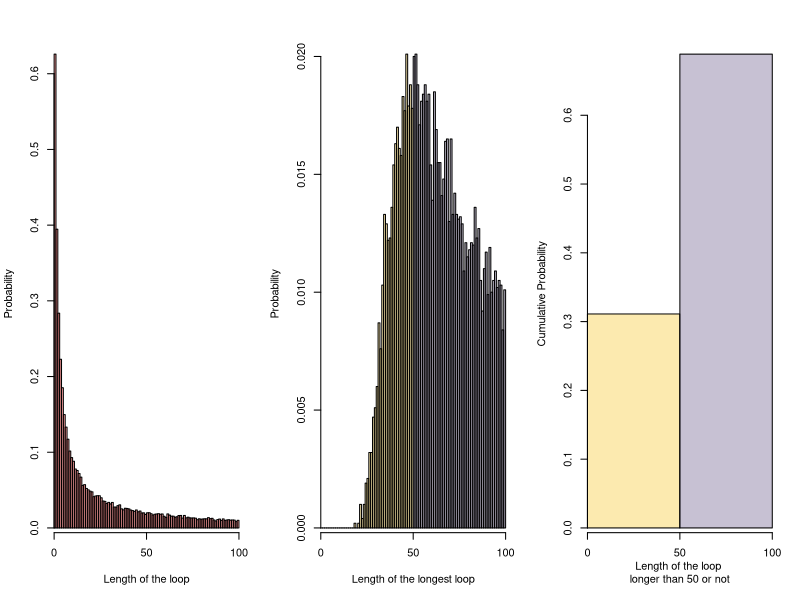

Reproduce this figure in R.
#XXXXXXXXXXXXXXXXXXXXXXXX proj2.r XXXXXXXXXXXXXXXXXXXXXXXXXXXXXXXXXXXXXXXXXXXX
# Group member
# Biwei Zhu, s2325784
# Guanhao Su, s2301705
# Shuying Liu, s2436365

#XXXXXXXXXXXXXXXXXXXXXXXXXXX Contribution XXXXXXXXXXXXXXXXXXXXXXXXXXXXXXXXXXXXXX

# Biwei Zhu completed the function Pone
# Guanhao Su completed the function Pall and the visualization
# Biwei Zhu and Guanhao Su completed together the example code to assess success probabilities under each strategy
# Shuying Liu completed the function dloop and the assessment of probability, and modified the whole code. 

#XXXXXXXXXXXXXXXXXXXXXXXXXXXX Simulation XXXXXXXXXXXXXXXXXXXXXXXXXXXXXXXXXXXXXXX


# This project aims to estimate the success probability of the prisoner problem by simulations
# under three strategies:

# 1. The prisoner first opens the box with their number on it, 
# reads the number in the box then opens the box with that number,
# repeat until finding their own number in the box or reach the maximum of n open boxes.


# 2. As strategy 1, but starting from a randomly selected box.

# 3. They open n boxes at random to look for their number.
# Note: The cards in 2n boxes are in random order.


sim <- function(n,k,strategy,nprisoner=1,nreps=10000){
  # sim estimates the probability of prisoner succeeding in finding his number in 2*n boxes
  # takes argument: n; k - the list of prisoners' numbers; strategy - 1,2,3;
  #                 nprisoner - number of prisoners; nreps - number of simulations
  # returns the estimate probability
  
  # the total numer of success in nreps simulations
  success <- 0
  
  # Run nreps simulations
  for (irep in 1:nreps) {
    cards <- sample(2*n)
    # Elements of flag is whether the prisoner succeeds: TRUE if succeeds.
    flag <- array(FALSE,nprisoner)
    
    # Check if each prisoner succeeds
    for (prisoner in 1:nprisoner) {
      if (strategy == 3) {
        open_boxes <- sample(2*n,n)
        check_cards <- cards[open_boxes]
        if (k[prisoner] %in% check_cards) flag[prisoner] <- TRUE
      }
      else {
        # Different initially selected box number for strategy 2 & 3
        if (strategy == 1) selected_box <- k[prisoner]
        else selected_box <- sample(2*n,size=1)
        
        for (box in 1:n){
          if (cards[selected_box] == k[prisoner]){
            flag[prisoner] <- TRUE
            break
          }
          selected_box <- cards[selected_box]
        }
      }
    }
    success <- success+all(flag)
  }
  success/nreps
}


Pone <- function(n,k,strategy,nreps=10000){
  # Pone estimates the probability of one prisoner succeeding in finding his number in 2*n boxes
  # Takes argument: n; k - the prisoner's number; strategy - 1,2,3;
  #                 nreps - number of simulations
  # Returns the estimate probability
  sim(n,k,strategy)
}

Pall <- function(n,strategy,nreps=10000){
  # Pone estimates the probability of all 2*n prisoners succeeding in finding their number in 2*n boxes
  # Takes argument: n; strategy - 1,2,3; nreps - number of simulations
  # Returns the estimate probability
  k <- 1:(2*n)
  sim(n,k,strategy,nprisoner=2*n)
}



# Estimate the individual success probability under n = 5 and n = 50
cat("Individual success probability under the three strategies when n = 5\n")
for (strategy in 1:3) cat(sprintf('strategy %d: %f\n',strategy,Pone(5,1,strategy,10000)))

cat("Individual success probability under the three strategies when n = 50\n")
for (strategy in 1:3) cat(sprintf('strategy %d: %f\n',strategy,Pone(50,1,strategy,10000)))

# Estimate the joint success probability under n = 5 and n = 50
cat("Joint success probability under the three strategies when n = 5\n")
for (strategy in 1:3) cat(sprintf('strategy %d: %f\n',strategy,Pall(5,strategy,10000)))

cat("Joint success probability under the three strategies when n = 50\n")
for (strategy in 1:3) cat(sprintf('strategy %d: %f\n',strategy,Pall(50,strategy,10000)))


#XXXXXXXXXXXXXXXXXXXXXXXXXXXX comments XXXXXXXXXXXXXXXXXXXXXXXXXXXXXXXXXXXXXXXX

# If we run enough simulations, we can estimate the probability by the relative frequency.
# The only difference between strategy 2 and strategy 1 is the initial choice of boxes,
# but strategy 2 (prob = 0.4) will have a lower probability of success for one prisoner than strategies 1 & 3 (prob = 0.5).
# The difference of success rate becomes greater as we run simulations on 2*n prisoners,
# strategy 1 still has a surprisingly stable success rate (Prob = 0.3),
# while the success rates of strategy 2 & 3 drop to 0.

# Speculation: Strategy 1 works surprisingly well because there is a decent chance that
# the length of a loop in a 2*n permutation is under n,
# thus if the prisoner first opens the box with his own number, then he is on the unique loop containing his number,
# so he is likely to find his number in the sequence of opening n boxes.
# Strategy 2 fails because he initially opens a random box, so loop wouldn't help.

#XXXXXXXXXXXXXXXXXXXXXXXXXXXXXXXXXXXXXXXXXXXXXXXXXXXXXXXXXXXXXXXXXXXXXXXXXXXXXX

dloop <- function(n,nreps=10000){
  # dloop estimates the probability of each loop length from 1 to 2*n ocurring in a random shuffle of 2*n cards
  # Take argument: n; nreps - number of simulations
  # Returns a matrix of diminsion (2,2*n), 
  #   the first row being the probability distribution of each loop length, 
  #   the second being the probability distribution of the longest loop.
  
  loops <- array(0,2*n)
  longest_loops <- array(0,2*n)
  
  # run nreps simulations
  for (irep in 1:nreps){
    # ramdom shuffle of cards
    shuffle <- sample(2*n)
    # elements of loop_check are whether each loop length ocurrs in shuffle: 1 if occurrs
    loop_check <- array(0,2*n)
    # elements of unchecked_list are whether indices of shuffle haven't been searched for loop: TRUE if not searched
    unchecked_list <- array(TRUE,2*n)
    
    # search all loops until all the elements in shuffle have been searched
    while (length(shuffle[unchecked_list])){
      # pick an unchecked element in shuffle to start
      start <- shuffle[unchecked_list][1]
      k <- start
      unchecked_list[k] <- FALSE
      loop_len <- 1
      # find the loop that begins with 'start'
      while (shuffle[k] != start){
        k <- shuffle[k]
        unchecked_list[k] <- FALSE
        loop_len <- loop_len+1
      }
      loop_check[loop_len] <- 1
    }
    
    loops <- loops+loop_check
    longest_loop <- tail((1:(2*n))[as.logical(loop_check)],1)
    longest_loops[longest_loop] <- longest_loops[longest_loop]+1
  }
  rbind(loops/nreps,longest_loops/nreps)
}

# Assess the probability of loop
y <- dloop(50)
# The probability of each loop length from 1 to 2n occurring at least once.
cat('The probability of each loop length is\n',(y[1,]),'\n')
# the probability that there is no loop longer than 50 is roughly 0.31
cat('Probability of longest loop length being 50 is',sum(y[2,1:50]))


#Visualising the probability
n <- 50
color1 <- c(rgb(250,220,120,150,max = 255), rgb(160,150,180,150,max = 255))
color2 <- c(rep(rgb(250,220,120,150,max = 255),n), rep(rgb(160,150,180,150, max = 255), n))
par(mfrow = c(1,3))#three subplot

barplot(y[1,],col = rgb(255,100,100,150,max = 255), space = 0,xaxs="i"
        , xlab = "Length of the loop", ylab = "Probability")
axis(1,c(0,50,100))

barplot(c((y[2,1:50]),(y[2,51:100])), space = 0, col = color2, xaxs="i"
        , xlab = "Length of the longest loop", ylab = "Probability")
axis(1,c(0,50,100))

barplot(c(sum(y[2,1:50]), sum(y[2,51:100])), space = 0, col = color1, xaxs="i"
        , xlab = "Length of the loop \nlonger than 50 or not", ylab = "Cumulative Probability")
axis(1,c(0,1,2),c(0,50,100))
